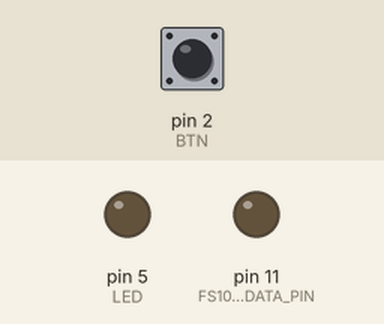
A sketch run on a simulated Arduino Uno, built with avr-gcc and run on an emulated ATmega328P. Shown: output pins drawn as LEDs (lit = HIGH). The test bench sets the inputs (shaded band); at power-on: pin 2 (BTN) LOW.

Above: at 1.2 s.
1.3 s: pin 2 (BTN) pulled HIGH for 0.15 s
At 1.72 s:
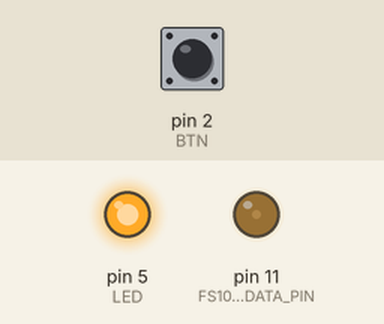
4.3 s: pin 2 (BTN) pulled HIGH for 1 s
At 7.3 s:
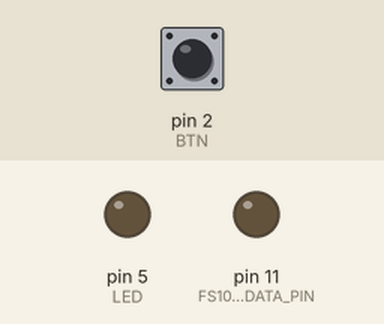
Timing chart, 0 to 8.8 s (numbered marks = the images above; inputs shaded):
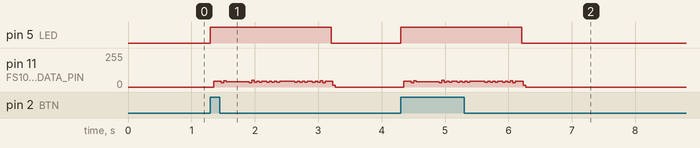

Measured:
- after the input at 1.3 s, pin 5 (LED): LOW → HIGH at once, → LOW 1.9 s later
- after the input at 4.3 s, pin 5 (LED): LOW → HIGH at once, → LOW 1.9 s later

The sketch:

Gate_Access.ino
```cpp
#include <stdint.h>
#include <avr/io.h>
#include <util/delay.h>

#define FS1000A_DATA_PIN 11
#define BTN 2
#define LED 5

bool btn_state;

void setup() {
  pinMode(FS1000A_DATA_PIN, OUTPUT);
  pinMode(BTN, INPUT);
  pinMode(LED, OUTPUT);
}

void sendhexdigit(char c, uint16_t pulse){
  switch (c) {

         case '0':
         digitalWrite(FS1000A_DATA_PIN, LOW);
         delayMicroseconds(pulse * 4);
         break;

         case '1':
         digitalWrite(FS1000A_DATA_PIN, LOW);
         delayMicroseconds(pulse * 3);
         digitalWrite(FS1000A_DATA_PIN, HIGH);
         delayMicroseconds(pulse * 1);
         digitalWrite(FS1000A_DATA_PIN, LOW);
         break;

         case '2':
         digitalWrite(FS1000A_DATA_PIN, LOW);
         delayMicroseconds(pulse * 2);
         digitalWrite(FS1000A_DATA_PIN, HIGH);
         delayMicroseconds(pulse * 1);
         digitalWrite(FS1000A_DATA_PIN, LOW);
         delayMicroseconds(pulse * 1);
         break;

         case '3':
         digitalWrite(FS1000A_DATA_PIN, LOW);
         delayMicroseconds(pulse * 2);
         digitalWrite(FS1000A_DATA_PIN, HIGH);
         delayMicroseconds(pulse * 2);
         digitalWrite(FS1000A_DATA_PIN, LOW);
         break;

         case '4':
         digitalWrite(FS1000A_DATA_PIN, LOW);
         delayMicroseconds(pulse * 1);
         digitalWrite(FS1000A_DATA_PIN, HIGH);
         delayMicroseconds(pulse * 1);
         digitalWrite(FS1000A_DATA_PIN, LOW);
         delayMicroseconds(pulse * 2);
         break;

         case '5':
         digitalWrite(FS1000A_DATA_PIN, LOW);
         delayMicroseconds(pulse * 1);
         digitalWrite(FS1000A_DATA_PIN, HIGH);
         delayMicroseconds(pulse * 1);
         digitalWrite(FS1000A_DATA_PIN, LOW);
         delayMicroseconds(pulse * 1);
         digitalWrite(FS1000A_DATA_PIN, HIGH);
         delayMicroseconds(pulse * 1);
         digitalWrite(FS1000A_DATA_PIN, LOW);
         break;

         case '6':
         digitalWrite(FS1000A_DATA_PIN, LOW);
         delayMicroseconds(pulse * 1);
         digitalWrite(FS1000A_DATA_PIN, HIGH);
         delayMicroseconds(pulse * 2);
         digitalWrite(FS1000A_DATA_PIN, LOW);
         delayMicroseconds(pulse * 1);
         break;

         case '7':
         digitalWrite(FS1000A_DATA_PIN, LOW);
         delayMicroseconds(pulse * 1);
         digitalWrite(FS1000A_DATA_PIN, HIGH);
         delayMicroseconds(pulse * 3);
         digitalWrite(FS1000A_DATA_PIN, LOW);
         break;

         case '8':
         digitalWrite(FS1000A_DATA_PIN, HIGH);
         delayMicroseconds(pulse * 1);
         digitalWrite(FS1000A_DATA_PIN, LOW);
         delayMicroseconds(pulse * 3);
         break;

         case '9':
         digitalWrite(FS1000A_DATA_PIN, HIGH);
         delayMicroseconds(pulse * 1);
         digitalWrite(FS1000A_DATA_PIN, LOW);
         delayMicroseconds(pulse * 2);
         digitalWrite(FS1000A_DATA_PIN, HIGH);
         delayMicroseconds(pulse * 1);
         digitalWrite(FS1000A_DATA_PIN, LOW);
         break;

         case 'a':
         digitalWrite(FS1000A_DATA_PIN, HIGH);
         delayMicroseconds(pulse * 1);
         digitalWrite(FS1000A_DATA_PIN, LOW);
         delayMicroseconds(pulse * 1);
         digitalWrite(FS1000A_DATA_PIN, HIGH);
         delayMicroseconds(pulse * 1);
         digitalWrite(FS1000A_DATA_PIN, LOW);
         delayMicroseconds(pulse * 1);
         break;

         case 'b':
         digitalWrite(FS1000A_DATA_PIN, HIGH);
         delayMicroseconds(pulse * 1);
         digitalWrite(FS1000A_DATA_PIN, LOW);
         delayMicroseconds(pulse * 1);
         digitalWrite(FS1000A_DATA_PIN, HIGH);
         delayMicroseconds(pulse * 2);
         digitalWrite(FS1000A_DATA_PIN, LOW);
         break;

         case 'c':
         digitalWrite(FS1000A_DATA_PIN, HIGH);
         delayMicroseconds(pulse * 2);
         digitalWrite(FS1000A_DATA_PIN, LOW);
         delayMicroseconds(pulse * 2);
         break;

         case 'd':
         digitalWrite(FS1000A_DATA_PIN, HIGH);
         delayMicroseconds(pulse * 2);
         digitalWrite(FS1000A_DATA_PIN, LOW);
         delayMicroseconds(pulse * 1);
         digitalWrite(FS1000A_DATA_PIN, HIGH);
         delayMicroseconds(pulse * 1);
         digitalWrite(FS1000A_DATA_PIN, LOW);
         break;

         case 'e':
         digitalWrite(FS1000A_DATA_PIN, HIGH);
         delayMicroseconds(pulse * 3);
         digitalWrite(FS1000A_DATA_PIN, LOW);
         delayMicroseconds(pulse * 1);
         break;

         case 'f':
         digitalWrite(FS1000A_DATA_PIN, HIGH);
         delayMicroseconds(pulse * 4);
         digitalWrite(FS1000A_DATA_PIN, LOW);
         break;

         default:
         digitalWrite(FS1000A_DATA_PIN, LOW);
         break;

  };
}

void loop() {

  char sequence1[] = "f12010482080480480480480480480482012";
  char sequence2[] = "9008241040240240240240240240241009";
  uint16_t pulse = 958;
  uint8_t i;
  uint8_t j;

  btn_state=digitalRead(BTN);

  if(digitalRead(BTN) == HIGH){
    digitalWrite(LED, HIGH);

  for (i = 0; i<sizeof(sequence1); i++)
  {
    sendhexdigit(sequence1[i], pulse);
  }

  delayMicroseconds(15603);

  for (j = 0; j<12; j++)
  {

  for (i = 0; i<sizeof(sequence2); i++)
  {
    sendhexdigit(sequence2[i], pulse);
  }
  delayMicroseconds(15519);
  }
  } else {
    digitalWrite(LED, LOW);
  }
}
```
